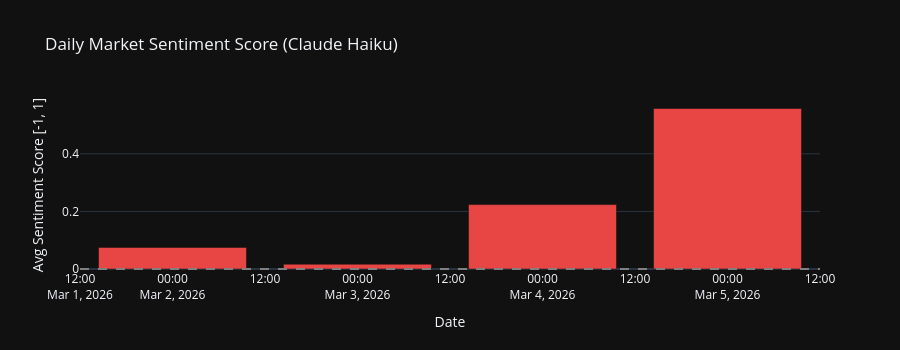

The code cell stored with this chart in its notebook:
### Markdown cell above
## 2. Sentiment Distribution

### Code cell
if not gold_df.empty:
    # Daily average sentiment
    daily_sent = gold_df.groupby('date').agg(
        mean_score=('sentiment_score', 'mean'),
        mean_net=('net_sentiment', 'mean'),
        total_articles=('article_count', 'sum'),
        symbol_count=('symbol', 'count'),
    ).reset_index().sort_values('date')

    fig = go.Figure()
    fig.add_trace(go.Bar(
        x=daily_sent['date'],
        y=daily_sent['mean_score'],
        marker_color=daily_sent['mean_score'].apply(
            lambda v: '#e84545' if v > 0 else '#2ba02b'
        ),
        name='Mean Sentiment Score',
    ))
    fig.add_hline(y=0, line_dash='dash', line_color='gray')
    fig.update_layout(
        title='Daily Market Sentiment Score (Claude Haiku)',
        xaxis_title='Date',
        yaxis_title='Avg Sentiment Score [-1, 1]',
        height=350,
    )
    fig.show()
else:
    print('No gold data. Run sentiment pipeline first.')

### Figure 1 — Plotly figure (JSON) as saved in the notebook; plotly's stock layout.template omitted (floating-point values rounded to 4 significant figures)
{"data": [{"marker": {"color": ["#e84545", "#e84545", "#e84545", "#e84545"]}, "name": "Mean Sentiment Score", "x": ["2026-03-02", "2026-03-03", "2026-03-04", "2026-03-05"], "y": [0.075, 0.01667, 0.2236, 0.5575], "type": "bar"}], "layout": {"shapes": [{"line": {"color": "gray", "dash": "dash"}, "type": "line", "x0": 0, "x1": 1, "xref": "x domain", "y0": 0, "y1": 0, "yref": "y"}], "title": {"text": "Daily Market Sentiment Score (Claude Haiku)"}, "xaxis": {"title": {"text": "Date"}}, "yaxis": {"title": {"text": "Avg Sentiment Score [-1, 1]"}}, "height": 350}}
